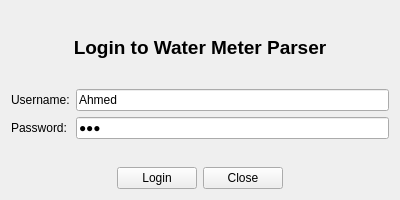
<?xml version="1.0" encoding="UTF-8"?>
<ui version="4.0">
 <class>LoginForm</class>
 <widget class="QWidget" name="LoginForm">
  <property name="geometry">
   <rect>
    <x>0</x>
    <y>0</y>
    <width>400</width>
    <height>200</height>
   </rect>
  </property>
  <property name="windowTitle">
   <string>Login</string>
  </property>
  <property name="windowIcon">
   <iconset>
    <normaloff>../Orange_logo.svg.png</normaloff>../Orange_logo.svg.png</iconset>
  </property>
  <layout class="QVBoxLayout" name="verticalLayout">
   <item>
    <widget class="QLabel" name="labelTitle">
     <property name="font">
      <font>
       <pointsize>14</pointsize>
       <weight>75</weight>
       <bold>true</bold>
      </font>
     </property>
     <property name="text">
      <string>Login to Water Meter Parser</string>
     </property>
     <property name="alignment">
      <set>Qt::AlignCenter</set>
     </property>
    </widget>
   </item>
   <item>
    <layout class="QFormLayout" name="formLayout">
     <item row="0" column="0">
      <widget class="QLabel" name="labelUsername">
       <property name="text">
        <string>Username:</string>
       </property>
      </widget>
     </item>
     <item row="0" column="1">
      <widget class="QLineEdit" name="usernameInput">
       <property name="text">
        <string>Ahmed</string>
       </property>
      </widget>
     </item>
     <item row="1" column="0">
      <widget class="QLabel" name="labelPassword">
       <property name="text">
        <string>Password:</string>
       </property>
      </widget>
     </item>
     <item row="1" column="1">
      <widget class="QLineEdit" name="passwordInput">
       <property name="text">
        <string>123</string>
       </property>
       <property name="echoMode">
        <enum>QLineEdit::Password</enum>
       </property>
      </widget>
     </item>
    </layout>
   </item>
   <item>
    <layout class="QHBoxLayout" name="buttonLayout">
     <item>
      <spacer name="horizontalSpacer">
       <property name="orientation">
        <enum>Qt::Horizontal</enum>
       </property>
       <property name="sizeHint" stdset="0">
        <size>
         <width>40</width>
         <height>20</height>
        </size>
       </property>
      </spacer>
     </item>
     <item>
      <widget class="QPushButton" name="loginButton">
       <property name="text">
        <string>Login</string>
       </property>
      </widget>
     </item>
     <item>
      <widget class="QPushButton" name="closeButton">
       <property name="text">
        <string>Close</string>
       </property>
      </widget>
     </item>
     <item>
      <spacer name="horizontalSpacer_2">
       <property name="orientation">
        <enum>Qt::Horizontal</enum>
       </property>
       <property name="sizeHint" stdset="0">
        <size>
         <width>40</width>
         <height>20</height>
        </size>
       </property>
      </spacer>
     </item>
    </layout>
   </item>
  </layout>
 </widget>
 <resources/>
 <connections/>
</ui>
